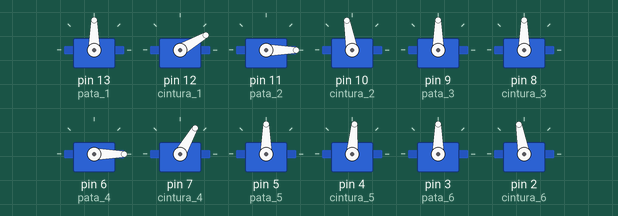
The sketch below on a simulated Arduino Uno, built with avr-gcc and run on an emulated ATmega328P. Shown: 12 × servo.

Above: at 0.05 s.
At 1.0 s:
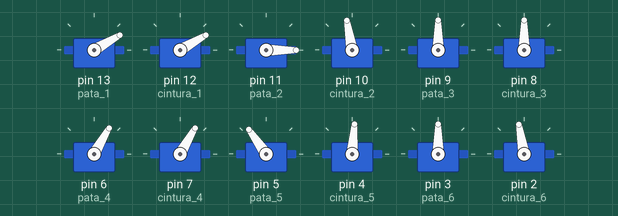
At 1.5 s:
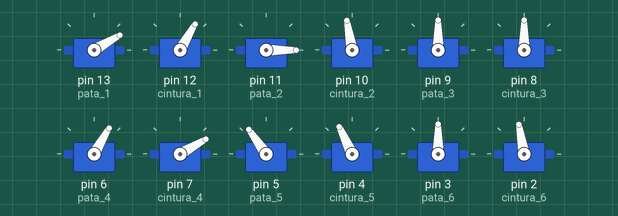
At 2.0 s:
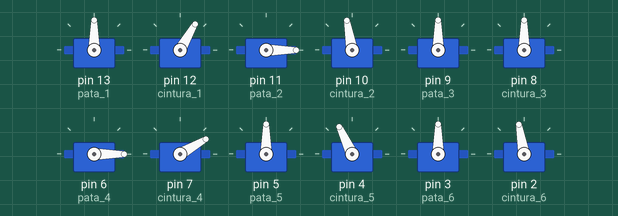
At 3.25 s:
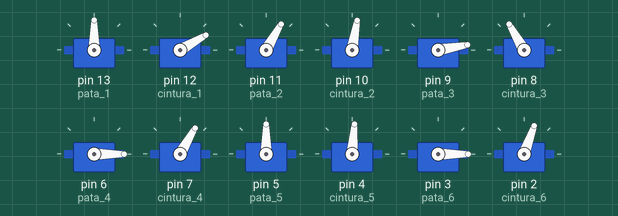
At 4.5 s:
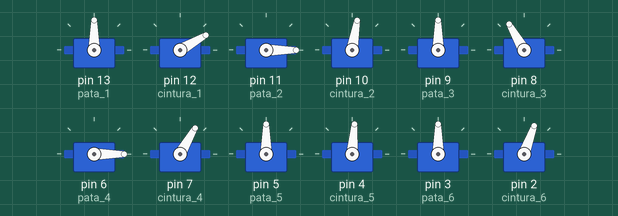
Timing chart, 0 to 5.9 s (numbered marks = the images above):
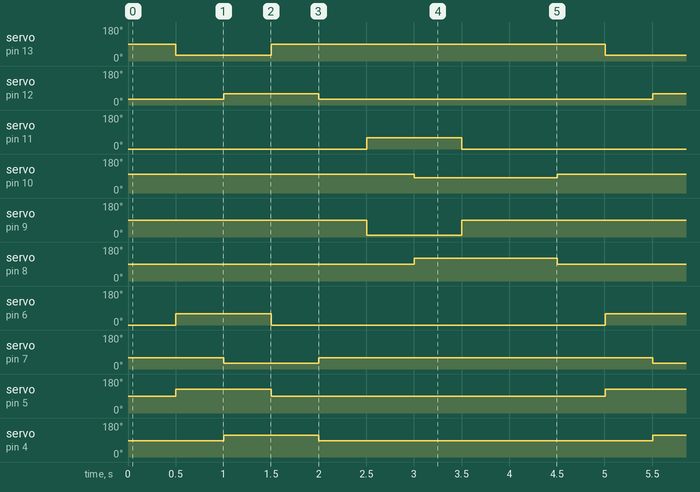

The sketch:

ya_camino.ino
```cpp
#include <Servo.h>

Servo pata_1;
Servo pata_2;
Servo pata_3;
Servo pata_4;
Servo pata_5;
Servo pata_6;

Servo cintura_1;
Servo cintura_2;
Servo cintura_3;
Servo cintura_4;
Servo cintura_5;
Servo cintura_6;

void setup(){

pata_1.attach(13);
cintura_1.attach(12);

pata_2.attach(11);
cintura_2.attach(10);

pata_3.attach(9);
cintura_3.attach(8);

pata_4.attach(6);
cintura_4.attach(7);

pata_5.attach(7);
cintura_5.attach(6);

pata_5.attach(5);
cintura_5.attach(4);

pata_6.attach(3);
cintura_6.attach(2);


base();
}

void loop() {
  base();
  delay(500);
  adelante_1();
  base();
  delay(500);
  adelante_2();
  delay(500);

}

void base(){
  pata_1.write(90);
  cintura_1.write(30);

  pata_2.write(0);
  cintura_2.write(100);

  pata_3.write(90);
  cintura_3.write(90);

  pata_4.write(0);
  cintura_4.write(60);

  pata_5.write(90);
  cintura_5.write(85);

  pata_6.write(90);
  cintura_6.write(100);
}

void adelante_1(){

  pata_1.write(30);
  pata_4.write(60);
  pata_5.write(125);
  delay(500);

  cintura_1.write(60);
  cintura_4.write(30);
  cintura_5.write(115);
  delay(500);

  pata_1.write(90);
  pata_4.write(0);
  pata_5.write(90);
  delay(500);
}

void adelante_2(){
  pata_2.write(60);
  pata_3.write(10);
  pata_6.write(0);
  delay(500);

  cintura_2.write(80);
  cintura_3.write(120);
  cintura_6.write(70);
  delay(500);

  pata_2.write(0);
  pata_3.write(90);
  pata_6.write(90);
  delay(500);
}
```

Measured:
- by itself, servo on pin 13 (pata_1): alternates 90° for 3.5 s and 30° for 1.0 s
- by itself, servo on pin 12 (cintura_1): alternates 60° for 1.0 s and 30° for 3.5 s
- by itself, servo on pin 11 (pata_2), servo on pin 6 (pata_4): alternates 60° for 1.0 s and 0° for 3.5 s
- by itself, servo on pin 10 (cintura_2): alternates 100° for 3.0 s and 80° for 1.5 s
- by itself, servo on pin 9 (pata_3): alternates 90° for 3.5 s and 10° for 1.0 s
- by itself, servo on pin 8 (cintura_3): alternates 120° for 1.5 s and 90° for 3.0 s
- by itself, servo on pin 7 (cintura_4): alternates 60° for 3.5 s and 30° for 1.0 s
- by itself, servo on pin 5 (pata_5): alternates 125° for 1.0 s and 90° for 3.5 s
